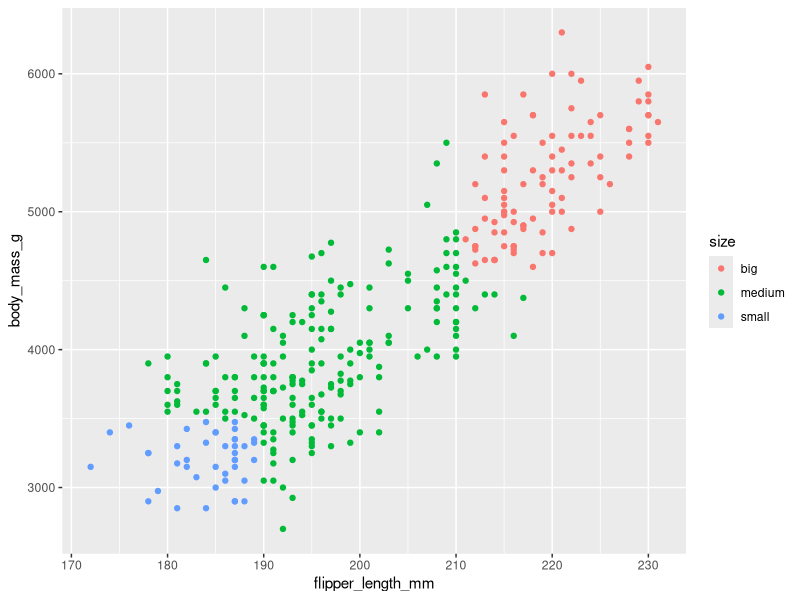
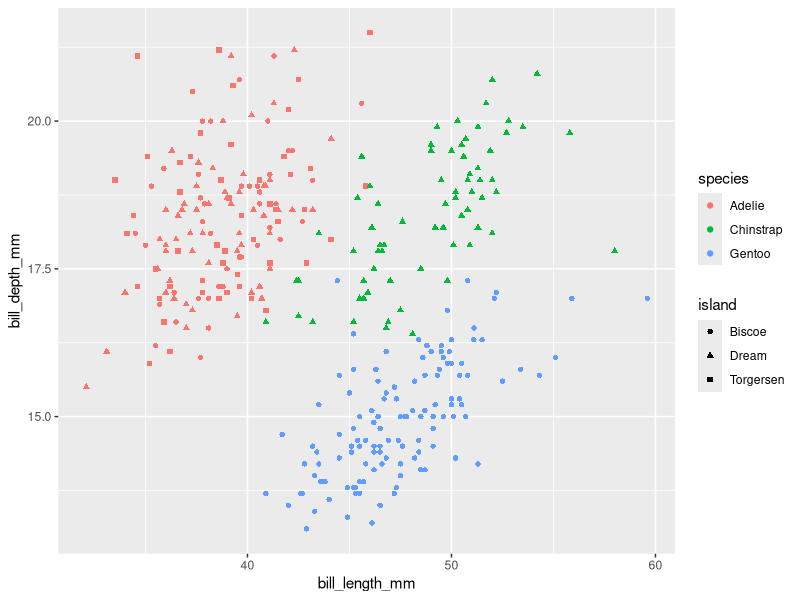

R code for these plots, in order:
## ---- chunk 1
library(tidyverse)
library(palmerpenguins)
## ---- chunk 2
#| echo: true
penguins  |>  head()
## ---- chunk 3
#| echo: true
penguins |> tail()
## ---- chunk 4
#| echo: true

penguins |> arrange(body_mass_g) |> head()
## ---- chunk 5
#| echo: true
penguins |> arrange(desc(body_mass_g)) |> head()
## ---- chunk 6
#| echo: true

# Penguin body mass by year
penguins |> arrange(desc(year),desc(body_mass_g)) |> head()
## ---- chunk 7
#| echo: true

penguins |> relocate(year) |> head()
## ---- chunk 8
#| echo: true

penguins |> relocate(year, .after = island) |> head()
## ---- chunk 9
#| echo: true

penguins |> filter(body_mass_g > 4000) |> head()
## ---- chunk 10
#| echo: true

penguins |> filter(body_mass_g > 4000) |> count()
## ---- chunk 11
#| echo: true

penguins |> filter(body_mass_g > 4750) |> distinct(island)
## ---- chunk 12
#| echo: true

penguins |> filter(species == "Gentoo" & bill_length_mm > 50) |> count()
# 22 Gentoo samples have a bill length greater than 50.
## ---- chunk 13
#| echo: true

penguins |> filter(species == "Gentoo" | island == "Biscoe") |> count()
# 168 samples are either Gentoo species OR are found on the Biscoe island. 
## ---- chunk 14
#| echo: true

penguins |> select(species, island) |> head(n = 4)
## ---- chunk 15
#| echo: true

penguins |> select(bill_length_mm:body_mass_g) |> head(n = 4)
## ---- chunk 16
#| echo: true

penguins |> select(starts_with("bill")) |> head(n = 4)
## ---- chunk 17
#| echo: true

penguins |> select(ends_with("s")) |> head(n = 4)
## ---- chunk 18
#| echo: true

penguins |> select(contains("_")) |> head(n = 4)
## ---- chunk 19
#| echo: true

penguins |> select(!species) |> head(n = 4)
# Do NOT select species, but keep everything else.
# Use `!contains()` to exclude variables containing a specific pattern.
## ---- chunk 20
#| echo: true
penguins |> select(starts_with("b") | starts_with("f")) |> head()
## ---- chunk 21
#| echo: true

penguins |> distinct(year) |> head()
# All duplicates of "2007", "2008", "2009" have been removed.
## ---- chunk 22
#| echo: true

penguins |> distinct(species, island) |> head()
## ---- chunk 23
#| echo: true

penguins |> 
  mutate(bill_dim_ratio = bill_length_mm / bill_depth_mm) |> 
  arrange(desc(bill_dim_ratio)) |> 
  select(contains("_")) |> 
  head()
## ---- chunk 24
#| echo: true

penguins |> 
  mutate(flipper_class = case_when(
    flipper_length_mm < 190 ~ "short",
    flipper_length_mm <= 210 ~ "medium",
    TRUE ~ "long"
  )) |> 
  distinct(species, flipper_class)
## ---- chunk 25
#| echo: true
#| fig-align: center


penguins |> 
  mutate(size = case_when(
    flipper_length_mm > 210 & body_mass_g > 4500 ~ "big",
    flipper_length_mm < 190 & body_mass_g < 3500 ~ "small",
    TRUE ~ "medium"
  )) |> 
  ggplot(mapping = aes(x = flipper_length_mm,
                       y = body_mass_g,
                       colour = size)) +
  geom_point()
## ---- chunk 26
#| echo: true

penguins |> rename(flipLength = flipper_length_mm) |> head()
## ---- chunk 27
#| echo: true

# Looks the same
# Note "Groups: species [3]"
penguins |> group_by(species)
## ---- chunk 28
#| echo: true

penguins |> 
  group_by(species) |> 
  summarize(mean_body_mass = mean(body_mass_g, na.rm = TRUE))
## ---- chunk 29
#| echo: true

penguins |> 
  group_by(species) |> 
  filter(body_mass_g == max(body_mass_g, na.rm = TRUE))
## ---- chunk 30
#| echo: false
#| eval: true

ggplot(
  data = penguins,
  mapping = aes(x = bill_length_mm,
                y = bill_depth_mm,
                shape = island, 
                colour = species)) +
  geom_point()
